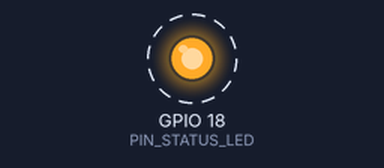
Simulated run of this sketch. Board: ESP32. On the bench: output pins drawn as LEDs (lit = HIGH). Dashed ring = blinking. What the sketch prints to the serial monitor is not drawn.

Above: at 0.2 s.
Timing chart, 0 to 3.0 s (numbered marks = the images above):
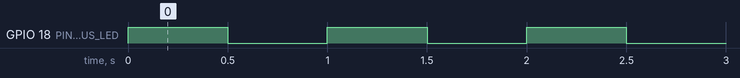

Measured:
- by itself, GPIO 18 (PIN_STATUS_LED): alternates HIGH for 0.50 s and LOW for 0.50 s

The sketch:

MCUtest2.ino
```cpp
#include <Arduino.h>

const int PIN_STATUS_LED = 18;

void setup()
{
  Serial.begin(115200);

  pinMode(PIN_STATUS_LED, OUTPUT);

  Serial.println("ESP32 board test started");
}

void loop()
{
  digitalWrite(PIN_STATUS_LED, HIGH);
  Serial.println("LED ON");
  delay(500);

  digitalWrite(PIN_STATUS_LED, LOW);
  Serial.println("LED OFF");
  delay(500);
}
```
